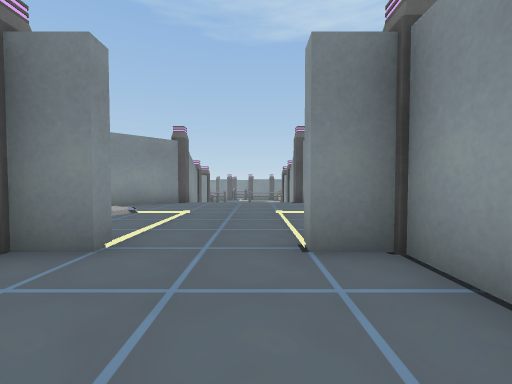
View 1 (above)

23 first-person views from a walk through a Unity game level. The camera is 0.64 m above the floor, tilts 2° down and sees 90° across. The floor is counted in squares, 1 m on a side. Each view is taken from the middle of a square. On the plan, view 1 faces up. The plan holds only what a view shows up to about 9 squares ahead; the rest is blank. The place goes on beyond the plan. Door leaves are left out, so doorways stand open. Some surface patterns are stand-ins.

View 2
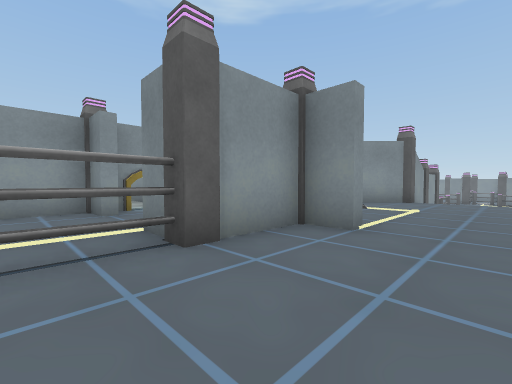

View 3
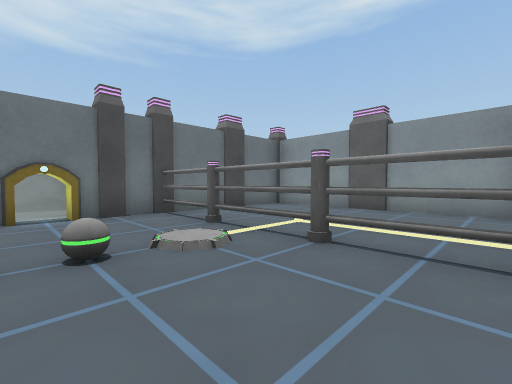

View 4
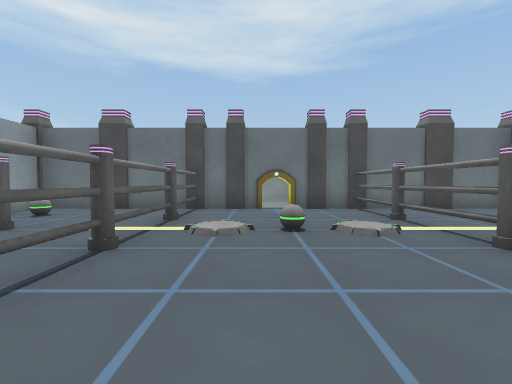

View 5
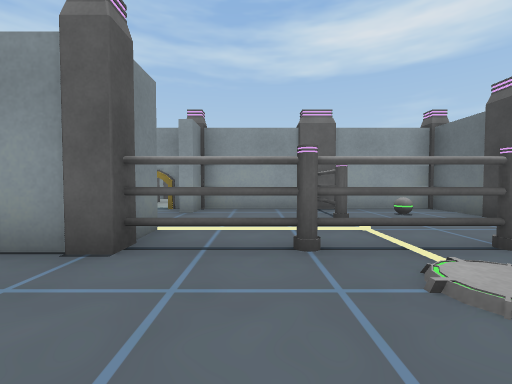

View 6
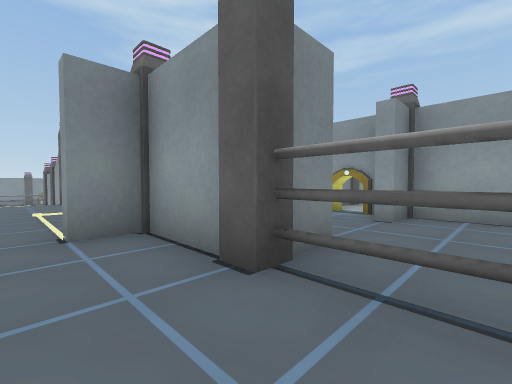

View 7
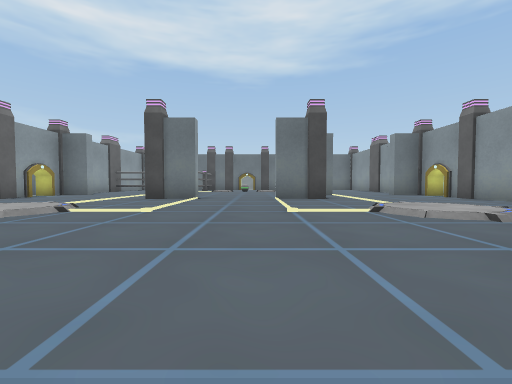

View 8
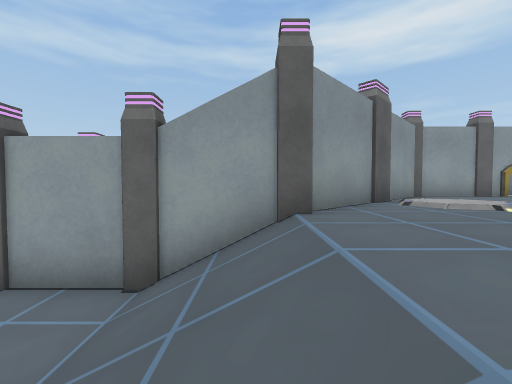

View 9
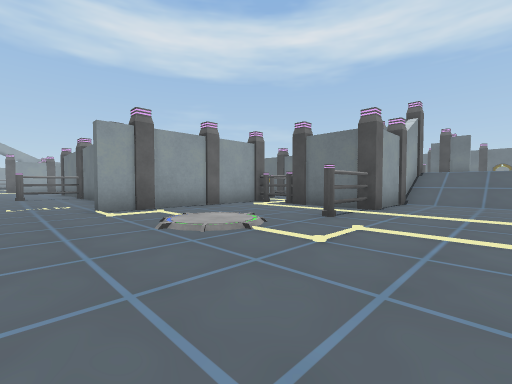

View 10
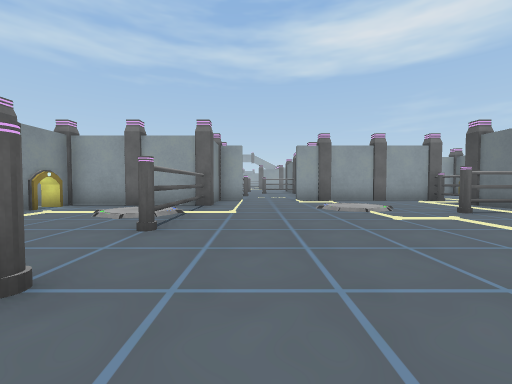

View 11
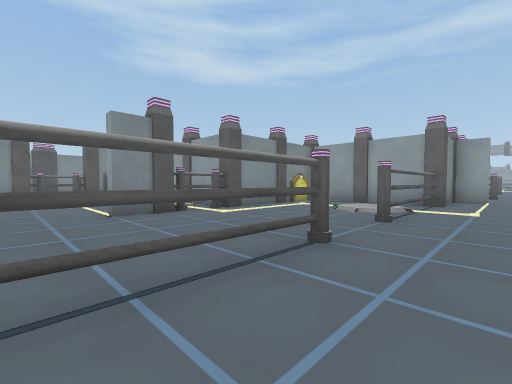

View 12
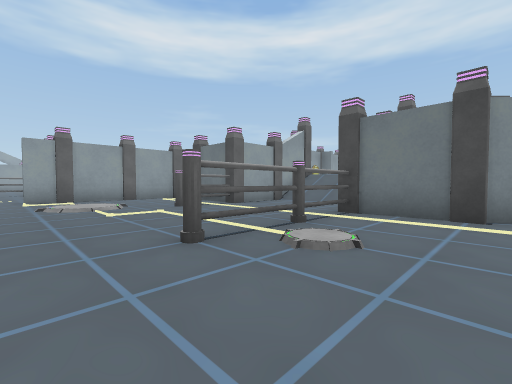

View 13
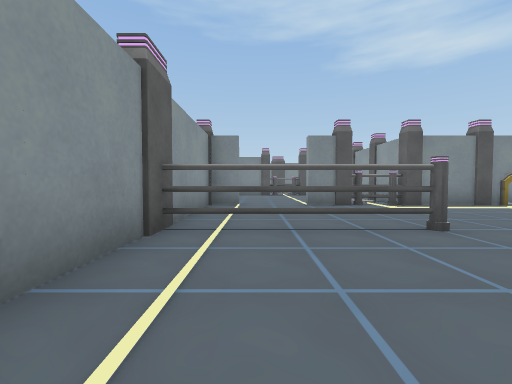

View 14
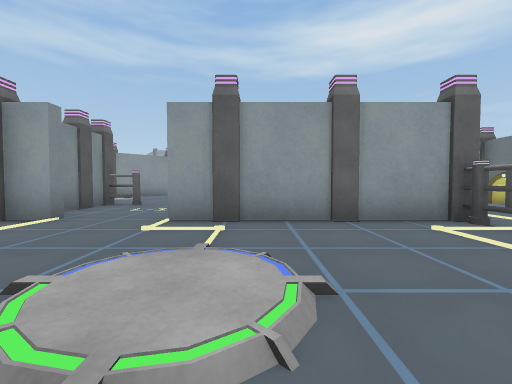

View 15
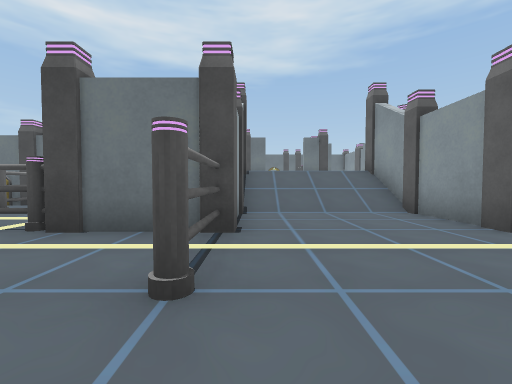

View 16
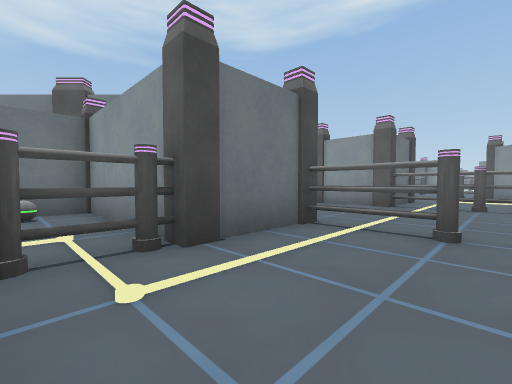

View 17
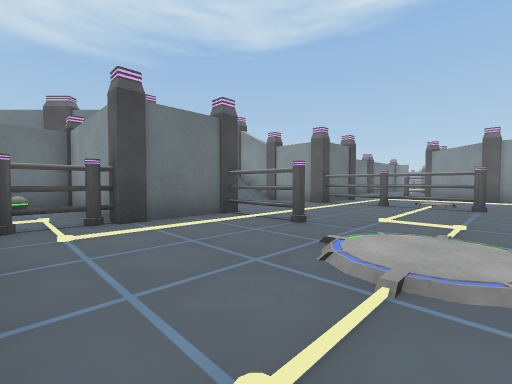

View 18
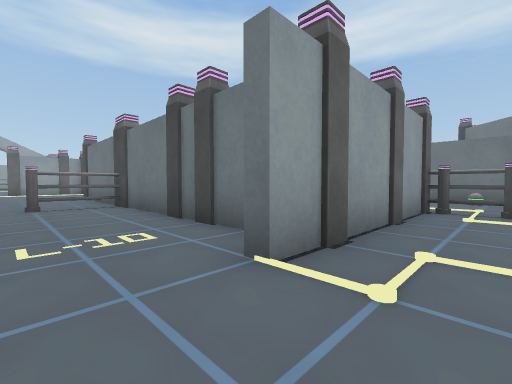

View 19
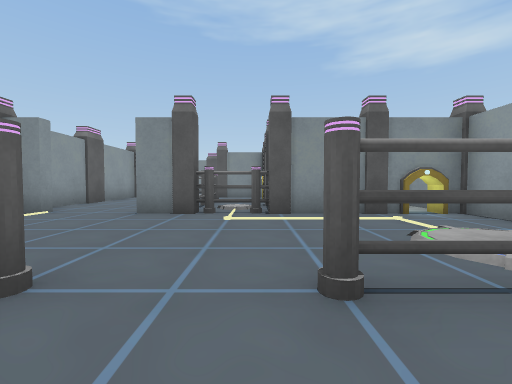

View 20
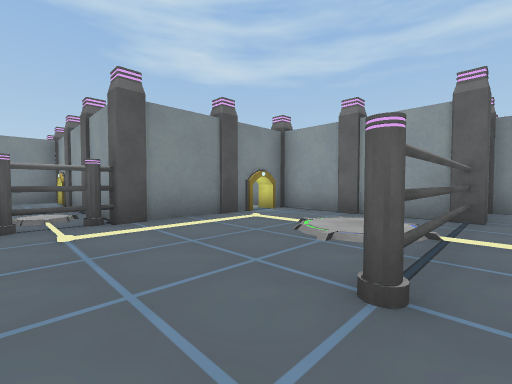

View 21
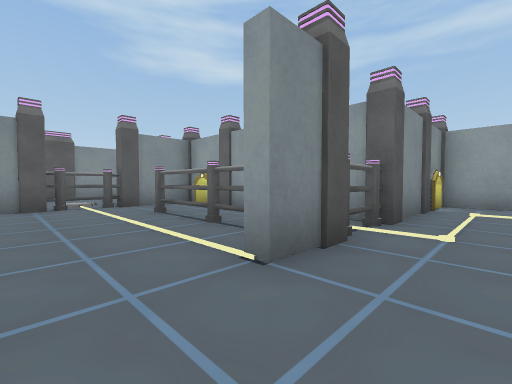

View 22
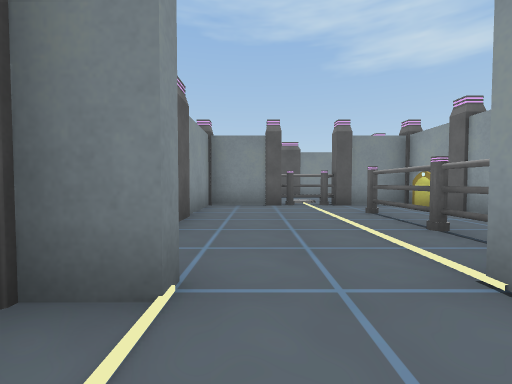

View 23
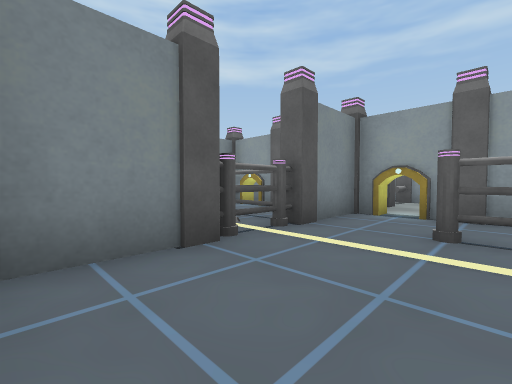

### Floor plan
Key: @ floor where view 1 was taken; # wall or solid block; . main floor; : floor 0.05 m higher than the main floor; + floor 1 m higher than the main floor; * floor 1.05 m higher than the main floor; / step, stairs or slope; D open door; O other object.
Columns run from 7 left of view 1 to 15 right of it. Each row starts with its distance up from view 1.
 33       OO
 32     OOOO
 31 OOOOOOOO
 30 O.....DO#
 29 #...O.OO
 28 O....OOO
 27 #...OO#O
 26 #....O#   #
 25 OODDOOOOOOD
 24 O.DD.....DD
 23 #..........O
 22 #.......::.#
 21 OOOOO.OOOOOOOOOO
 20 #............O.OO.
 19 #...........DD....O....
 18 #...........DD.....O...
 17 O ..O....::..#.....#...
 16 # ..O....::..O#OO#O###
 15   ..OO..O....O
 14   ...O...O...#
 13   ..O....OOOOO
 12   #O#....O#OOO
 11     O....O##.O.
 10     O////###.OO
  9     O////O #O##DD
  8     #++++#O
  7   OO++++++OO
  6    O*++++*O#
  5   +**++++*  ##
  4 #++++++++++++#
  3 O++++ODDOO+++O
  2 OO+++#DD+#++OO#
  1 OODDOO+++ODDOO#
  0 O+DDO++@+ODD+O
 -1 #+++OO++OO+++#
 -2 O++++OOOO OO##
 -3 #+++OOOOOO+++#
 -4 #++++O++O +O+#
 -5 #++++OOD##+++#
 -6 ###O#OOD###O##
 -7        #
 -8        #

Positions as (right, up) in squares from view 1, and headings:
1: (0, 0), facing up
2: (0, -1), facing up-left
3: (0, 0), facing down-left
4: (0, 1), facing down
5: (-1, -1), facing right
6: (0, -1), facing up-right
7: (-1, 9), facing down
8: (-2, 9), facing right
9: (-1, 19), facing down-right
10: (-4, 19), facing right
11: (-5, 19), facing up-right
12: (-5, 18), facing down-right
13: (-5, 17), facing up
14: (1, 16), facing right
15: (1, 16), facing down
16: (5, 15), facing down-left
17: (5, 17), facing down-left
18: (4, 19), facing down-right
19: (-1, 19), facing up
20: (-2, 20), facing up-right
21: (-5, 23), facing up-right
22: (-5, 23), facing up
23: (-6, 28), facing up-right
